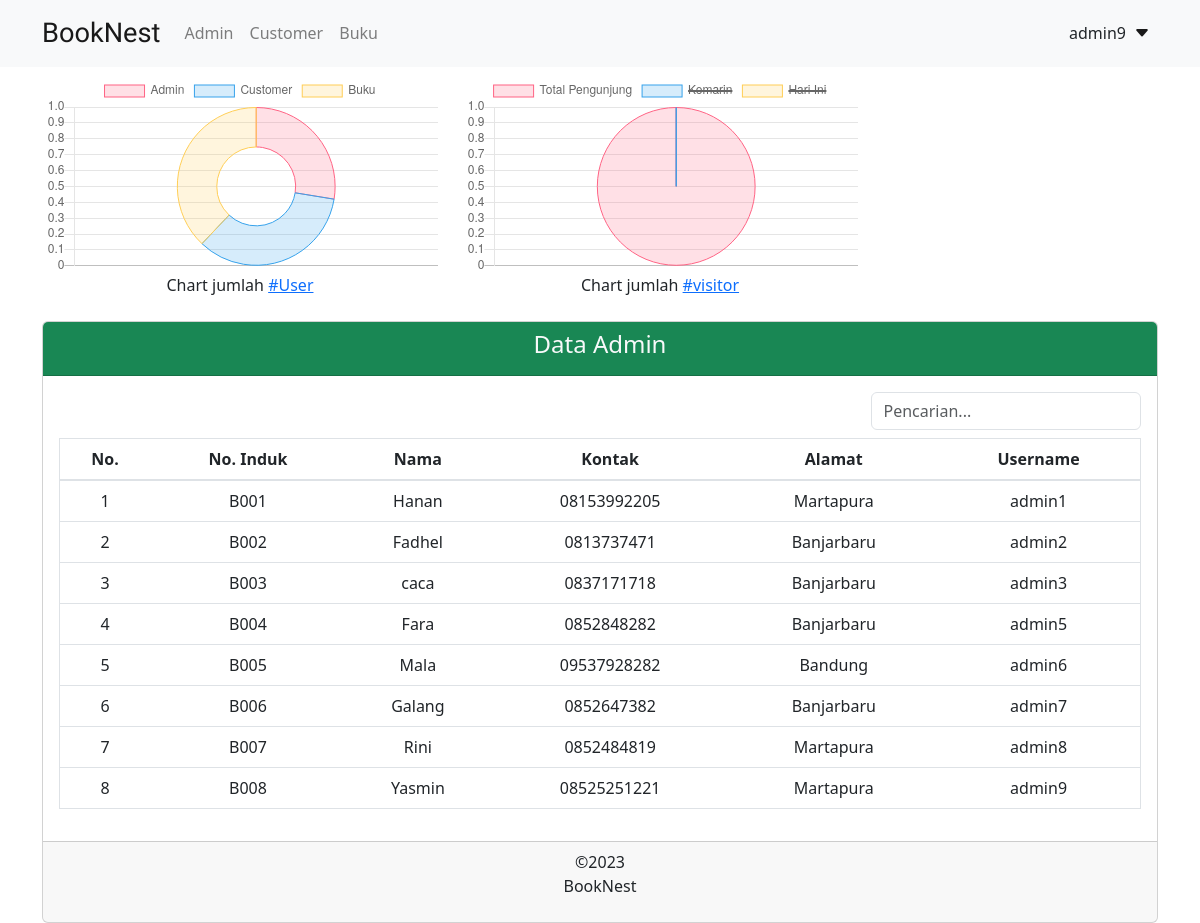
The page /toko_buku/admin.php (signed in) on the database its author committed.
### tables this page shows
CREATE TABLE `profil` (
  `no_induk` varchar(25) NOT NULL,
  `id_admin` int(25) NOT NULL,
  `nama` varchar(100) NOT NULL,
  `alamat` text NOT NULL,
  `kontak` varchar(20) NOT NULL,
  `jenis_kelamin` enum('Perempuan','Laki-laki') NOT NULL,
  `ttl` date NOT NULL
);

### toko_buku/counter/counter.php (called while the page is built, shortened)
<?php
include "config.php";
$browser = $_SERVER['HTTP_USER_AGENT'];
$chrome = '/Chrome/';
$firefox = '/Firefox/';
$ie = '/IE/';
if (preg_match($chrome, $browser)){
    $data = "Chrome/Opera";
} else if (preg_match($firefox, $browser)){
    $data = "Firefox";
} else if (preg_match($ie, $browser)){
    $data = "IE";
}
$ipaddress = $_SERVER['REMOTE_ADDR']."";
$browser = $data;
$tanggal = date('Y-m-d h:i:s a');
$kunjungan = 1;
if (!isset($_SESSION['counterdb'])){
mysqli_query($connect,"INSERT INTO counterdb (tanggal,ip_address,counter,browser) VALUES ('".$tanggal."','".$ipaddress."','".$kunjungan."','".$browser."')");
}
$kemarin  = date("Y-m-d",mktime(0,0,0,date('m'),date('d')-1,date('Y')));
$hari_ini  = mysqli_fetch_array(mysqli_query($connect,'SELECT sum(counter) AS hari_ini FROM counterdb WHERE tanggal="'.date("Y-m-d").'"'));
$kemarin = mysqli_fetch_array(mysqli_query($connect,'SELECT sum(counter) AS kemarin FROM counterdb WHERE tanggal="'.$kemarin.'"'));
?>

### toko_buku/admin.php (the view, shortened to what this page needs)
<?php
  require 'functions.php';
  include("counter/counter.php");
 ?>
<!DOCTYPE html>
<html lang="en" dir="ltr">
  <head>
    <link rel="stylesheet" href="assets/css/bootstrap.min.css">
  </head>
  <body>
    <?php
      include("navbar_admin.php");
    ?>
    <?php
      if (isset($_POST["find"])) {
        $find = $_POST["find"];
        $sql = "SELECT * FROM profil JOIN admin ON profil.id_admin = admin.id_admin WHERE profil.nama LIKE '%$find%' OR profil.kontak LIKE '%$find%' OR profil.alamat LIKE '%$find%' OR admin.username LIKE '%$find%'
        OR profil.no_induk LIKE '%$find%'";
      } else {
        $sql = "SELECT * FROM admin JOIN profil ON admin.id_admin = profil.id_admin";
      }
      $query = mysqli_query($connect, $sql);
     ?>
    <div class="container">
      <div class="mb-2 row">
        <div class="col-sm-6" style="position: relative; width:35vw">
          <canvas id="user"></canvas>
          <p class="text-center">Chart jumlah <a href="counter" data-toggle="popover"
            data-trigger="hover" data-placement="right" data-html="true"
            data-content="
            <?php
             $jumlah_admin = mysqli_query($connect,"select * from admin");
             echo "Admin : ".mysqli_num_rows($jumlah_admin)."&nbsp;";
             $jumlah_customer = mysqli_query($connect,"select * from customer");
             echo "Customer : ".mysqli_num_rows($jumlah_customer)."&nbsp;";
             $jumlah_buku = mysqli_query($connect,"select * from buku");
             echo "Buku : ".mysqli_num_rows($jumlah_buku);
            ?>">
            #User</a>
          </p>
        </div>
        <div class="col-sm-6" style="position: relative; width:35vw">
          <canvas id="visitor"></canvas>
          <p class="text-center">Chart jumlah <a href="counter" data-toggle="popover"
            data-trigger="hover" data-placement="right" data-html="true"
            data-content="
            <?php
              if ($hari_ini['hari_ini'] == null || $hari_ini['hari_ini'] == 0) {
                echo "Hari Ini : 0 ";
              } else {
                echo "Hari Ini : ".$hari_ini['hari_ini']."&nbsp;";
              }
              echo "Kemarin : ".$kemarin['kemarin']."&nbsp;";
              $jumlah_totalpengunjung = mysqli_query($connect,"select * from counterdb");
              echo "Total : ".mysqli_num_rows($jumlah_totalpengunjung);
            ?>">
            #visitor</a>
        </p>
        </div>
      </div>
    	<script>
    		var ctx = document.getElementById("user").getContext('2d');
    		var myChart = new Chart(ctx, {
    			type: 'doughnut',
    			data: {
    				labels: ["Admin","Customer","Buku"],
    				datasets: [{
    					label: 'Chart jumlah user',
    					data: [
                <?php
					       $jumlah_admin = mysqli_query($connect,"select * from admin");
					       echo mysqli_num_rows($jumlah_admin);
					     ?>,
                <?php
					       $jumlah_customer = mysqli_query($connect,"select * from customer");
					       echo mysqli_num_rows($jumlah_customer);
					     ?>,
               <?php
                $jumlah_buku = mysqli_query($connect,"select * from buku");
                echo mysqli_num_rows($jumlah_buku);
              ?>
              ],
    					backgroundColor: [
    					'rgba(255, 99, 132, 0.2)',
    					'rgba(54, 162, 235, 0.2)',
    					'rgba(255, 206, 86, 0.2)',
    					'rgba(75, 192, 192, 0.2)',
    					'rgba(153, 102, 255, 0.2)',
    					'rgba(255, 159, 64, 0.2)'
    					],
    					borderColor: [
    					'rgba(255,99,132,1)',
    					'rgba(54, 162, 235, 1)',
    					'rgba(255, 206, 86, 1)',
    					'rgba(75, 192, 192, 1)',
    					'rgba(153, 102, 255, 1)',
    					'rgba(255, 159, 64, 1)'
    					],
    					borderWidth: 1
    				}]
    			},
    			options: {
    				scales: {
    					yAxes: [{
    						ticks: {
    							beginAtZero:true
    						}
    					}]
    				}
    			}
    		});
    	</script>
      <script>
    		var ctx = document.getElementById("visitor").getContext('2d');
    		var myChart = new Chart(ctx, {
    			type: 'pie',
    			data: {
    				labels: ["Total Pengunjung","Kemarin","Hari Ini"],
    				datasets: [{
    					label: 'Jumlah Visitor',
    					data: [
                <?php
					       $jumlah_totalpengunjung = mysqli_query($connect,"select * from counterdb");
					       echo mysqli_num_rows($jumlah_totalpengunjung);
					      ?>,
                <?php
                 echo $kemarin['kemarin'];
                ?>,
                <?php
                  echo $hari_ini['hari_ini'];
                ?>
              ],
    					backgroundColor: [
    					'rgba(255, 99, 132, 0.2)',
    					'rgba(54, 162, 235, 0.2)',
    					'rgba(255, 206, 86, 0.2)',
    					'rgba(75, 192, 192, 0.2)',
    					'rgba(153, 102, 255, 0.2)',
    					'rgba(255, 159, 64, 0.2)'
    					],
    					borderColor: [
    					'rgba(255,99,132,1)',
    					'rgba(54, 162, 235, 1)',
    					'rgba(255, 206, 86, 1)',
    					'rgba(75, 192, 192, 1)',
    					'rgba(153, 102, 255, 1)',
    					'rgba(255, 159, 64, 1)'
    					],
    					borderWidth: 1
    				}]
    			},
    			options: {
    				scales: {
    					yAxes: [{
    						ticks: {
    							beginAtZero:true
    						}
    					}]
    				}
    			}
    		});
    	</script>
      <div class="card">
        <div class="card-header bg-success text-light text-center">
          <h4>Data Admin</h4>
        </div>
        <div class="card-body">
          <div class="overflow-auto">
            <form action="admin.php" method="post">
              <input type="text" name="find" class="form-control mb-2 col-sm-3 float-right" placeholder="Pencarian...">
            </form>
            <table class="table border text-center">
              <thead>
                <th>No.</th>
                <th>No. Induk</th>
                <th>Nama</th>
                <th>Kontak</th>
                <th>Alamat</th>
                <th>Username</th>
              </thead>
              <tbody>
                <?php
                  $number = 1;
                  foreach ($query as $admin): ?>
                  <tr>
                    <td>
                      <?php echo $number ?>
                    </td>
                    <td><?php echo $admin["no_induk"] ?></td>
                    <td><?php echo $admin["nama"] ?></td>
                    <td><?php echo $admin["kontak"] ?></td>
                    <td><?php echo $admin["alamat"] ?></td>
                    <td><?php echo $admin["username"] ?></td>
                  </tr>
                <?php $number++; endforeach; ?>
              </tbody>
            </table>
            </div>
        </div>
        <div class="card-footer text-center">
          <p>&copy;2023 <br> BookNest</p>
        </div>
      </div>
    </div>
  </body>
</html>

### rows shown on the page
profil: no_induk "B001", nama "Hanan", kontak "08153992205", alamat "Martapura", id_admin.username "admin1"
profil: no_induk "B002", nama "Fadhel", kontak "0813737471", alamat "Banjarbaru", id_admin.username "admin2"
profil: no_induk "B003", nama "caca", kontak "0837171718", alamat "Banjarbaru", id_admin.username "admin3"
profil: no_induk "B004", nama "Fara", kontak "0852848282", alamat "Banjarbaru", id_admin.username "admin5"
profil: no_induk "B005", nama "Mala", kontak "09537928282", alamat "Bandung", id_admin.username "admin6"
profil: no_induk "B006", nama "Galang", kontak "0852647382", alamat "Banjarbaru", id_admin.username "admin7"
profil: no_induk "B007", nama "Rini", kontak "0852484819", alamat "Martapura", id_admin.username "admin8"
profil: no_induk "B008", nama "Yasmin", kontak "08525251221", alamat "Martapura", id_admin.username "admin9"

### other values the page prints
$_SESSION["username"] "admin9"
chart data {{ mysqli_num_rows($jumlah_admin) }} 8
chart data {{ mysqli_num_rows($jumlah_customer) }} 10
chart data {{ mysqli_num_rows($jumlah_buku) }} 11
